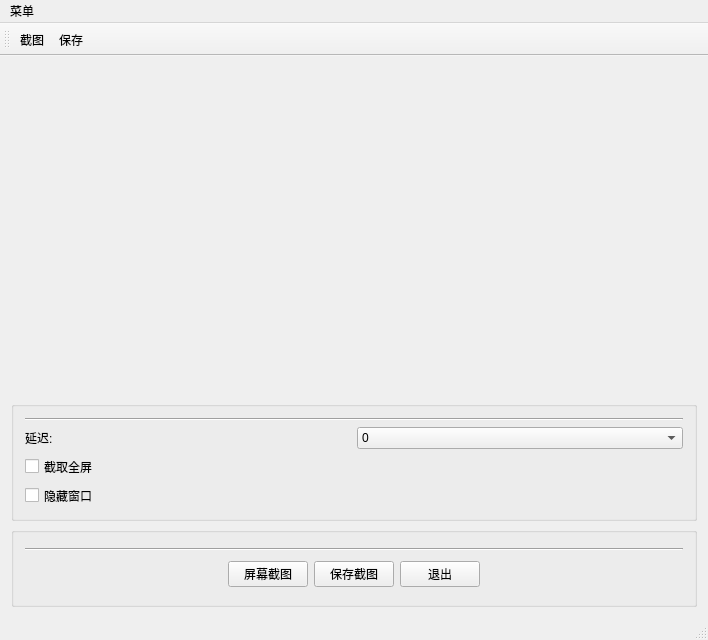
<?xml version="1.0" encoding="UTF-8"?>
<ui version="4.0">
 <class>MainWindow</class>
 <widget class="QMainWindow" name="MainWindow">
  <property name="geometry">
   <rect>
    <x>0</x>
    <y>0</y>
    <width>708</width>
    <height>640</height>
   </rect>
  </property>
  <property name="windowTitle">
   <string>MainWindow</string>
  </property>
  <widget class="QWidget" name="centralWidget">
   <layout class="QVBoxLayout" name="verticalLayout_2">
    <item>
     <widget class="QLabel" name="SreeenLabel">
      <property name="text">
       <string/>
      </property>
     </widget>
    </item>
    <item>
     <widget class="QGroupBox" name="groupBox">
      <property name="enabled">
       <bool>true</bool>
      </property>
      <property name="maximumSize">
       <size>
        <width>16777215</width>
        <height>120</height>
       </size>
      </property>
      <property name="title">
       <string/>
      </property>
      <layout class="QVBoxLayout" name="verticalLayout">
       <item>
        <widget class="Line" name="line">
         <property name="orientation">
          <enum>Qt::Horizontal</enum>
         </property>
        </widget>
       </item>
       <item>
        <layout class="QHBoxLayout" name="horizontalLayout">
         <item>
          <widget class="QLabel" name="label_2">
           <property name="text">
            <string>延迟:</string>
           </property>
          </widget>
         </item>
         <item>
          <widget class="QComboBox" name="delayComBox">
           <item>
            <property name="text">
             <string>0</string>
            </property>
           </item>
           <item>
            <property name="text">
             <string>1</string>
            </property>
           </item>
           <item>
            <property name="text">
             <string>2</string>
            </property>
           </item>
           <item>
            <property name="text">
             <string>3</string>
            </property>
           </item>
           <item>
            <property name="text">
             <string>4</string>
            </property>
           </item>
          </widget>
         </item>
        </layout>
       </item>
       <item>
        <widget class="QCheckBox" name="catchAllCheckBox">
         <property name="text">
          <string>截取全屏</string>
         </property>
        </widget>
       </item>
       <item>
        <widget class="QCheckBox" name="isHideCheckBox">
         <property name="text">
          <string>隐藏窗口</string>
         </property>
        </widget>
       </item>
      </layout>
     </widget>
    </item>
    <item>
     <widget class="QGroupBox" name="groupBox_2">
      <property name="maximumSize">
       <size>
        <width>16777215</width>
        <height>80</height>
       </size>
      </property>
      <property name="title">
       <string/>
      </property>
      <layout class="QVBoxLayout" name="verticalLayout_3">
       <item>
        <widget class="Line" name="line_2">
         <property name="orientation">
          <enum>Qt::Horizontal</enum>
         </property>
        </widget>
       </item>
       <item>
        <layout class="QHBoxLayout" name="horizontalLayout_2">
         <item>
          <spacer name="horizontalSpacer">
           <property name="orientation">
            <enum>Qt::Horizontal</enum>
           </property>
           <property name="sizeHint" stdset="0">
            <size>
             <width>40</width>
             <height>20</height>
            </size>
           </property>
          </spacer>
         </item>
         <item>
          <widget class="QPushButton" name="catchScreenBtn">
           <property name="text">
            <string>屏幕截图</string>
           </property>
          </widget>
         </item>
         <item>
          <widget class="QPushButton" name="saveScreen">
           <property name="text">
            <string>保存截图</string>
           </property>
          </widget>
         </item>
         <item>
          <widget class="QPushButton" name="quitBtn">
           <property name="text">
            <string>退出</string>
           </property>
          </widget>
         </item>
         <item>
          <spacer name="horizontalSpacer_2">
           <property name="orientation">
            <enum>Qt::Horizontal</enum>
           </property>
           <property name="sizeHint" stdset="0">
            <size>
             <width>40</width>
             <height>20</height>
            </size>
           </property>
          </spacer>
         </item>
        </layout>
       </item>
      </layout>
     </widget>
    </item>
   </layout>
   <zorder>SreeenLabel</zorder>
   <zorder>groupBox_2</zorder>
   <zorder>groupBox</zorder>
  </widget>
  <widget class="QMenuBar" name="menuBar">
   <property name="geometry">
    <rect>
     <x>0</x>
     <y>0</y>
     <width>708</width>
     <height>31</height>
    </rect>
   </property>
   <widget class="QMenu" name="menu">
    <property name="title">
     <string>菜单</string>
    </property>
   </widget>
   <addaction name="menu"/>
  </widget>
  <widget class="QToolBar" name="mainToolBar">
   <attribute name="toolBarArea">
    <enum>TopToolBarArea</enum>
   </attribute>
   <attribute name="toolBarBreak">
    <bool>false</bool>
   </attribute>
   <addaction name="CatchScreen"/>
   <addaction name="Save"/>
  </widget>
  <widget class="QStatusBar" name="statusBar"/>
  <action name="CatchScreen">
   <property name="text">
    <string>截图</string>
   </property>
  </action>
  <action name="SelectScreen">
   <property name="text">
    <string>选定截取</string>
   </property>
  </action>
  <action name="Save">
   <property name="text">
    <string>保存</string>
   </property>
  </action>
 </widget>
 <layoutdefault spacing="6" margin="11"/>
 <resources/>
 <connections/>
</ui>
